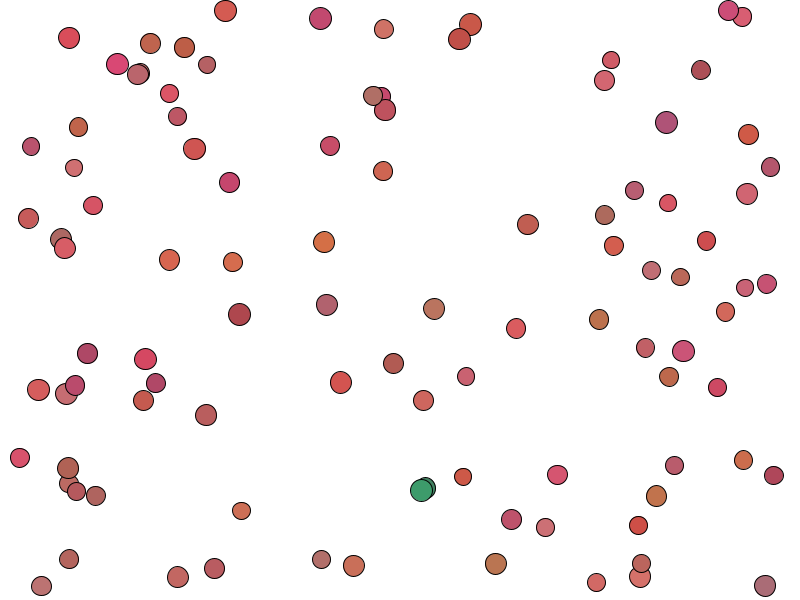
Frame 1 (no input)
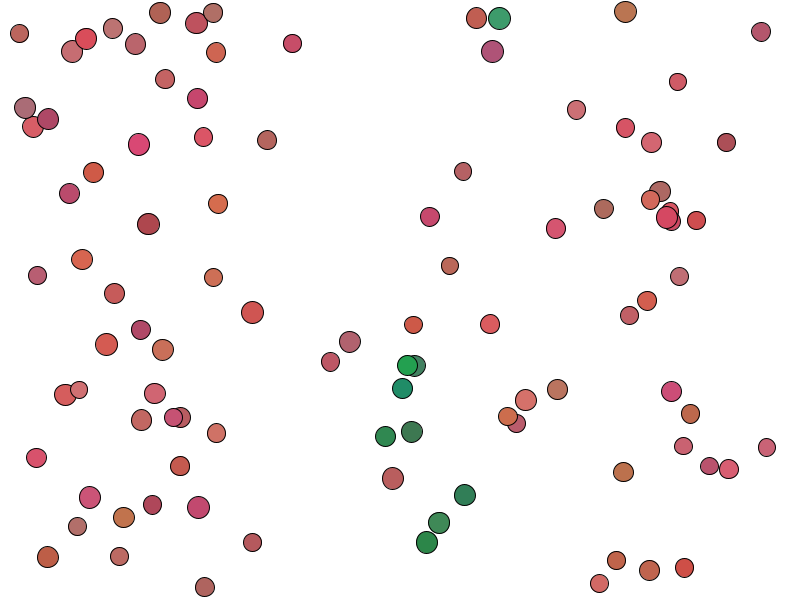
Frame 60 (the mouse pressed at the canvas centre just before this capture)
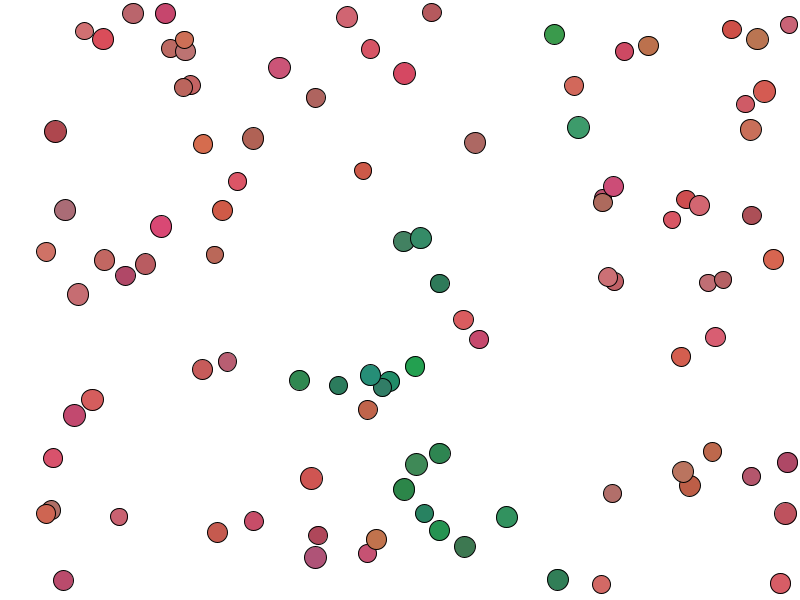
Frame 120 (the mouse held since frame 60 and released just before this capture)

The Processing sketch that drew these frames (run headless with seeded random() and noise(); from frame 60 on, the mouse is pressed at the canvas centre):

// Processing sketch: HumanVsZombie
// ── HumanVsZombie.pde
ArrayList<Human> people = new ArrayList<Human>();
ArrayList<Human> zombies = new ArrayList<Human>();
Human testHuman;
Zombie testZombie;
int amount = 99;

void setup() {
   size(800, 600);
   for (int i = 0; i < amount; ++i) {
        people.add(new Human());
   }
   zombies.add(new Zombie());

   // testHuman = new Human();
   // testZombie = new Zombie();
}

void draw() {
    background(255);
    zombieBite();
    update();
   // testHuman.update();
   // testHuman.draw();
   // testZombie.update();
   // testZombie.draw();
}

void update() {
    for(int i = 0; i < people.size(); i++) {
        people.get(i).update();
        people.get(i).draw();
    }
    for(int i = 0; i < zombies.size(); i++){
        zombies.get(i).update();
        zombies.get(i).draw();
    }
}

void zombieBite() {
    for (int i = 0; i < people.size(); i++) {
        for (int j = 0; j < zombies.size(); j++) {
            if (collision(people.get(i).position, people.get(i).size, zombies.get(j).position, zombies.get(j).size)){
                zombies.add(new Zombie(people.get(i).position, people.get(i).velocity, people.get(i).direction, people.get(i).size));
                people.remove(i);
                return; 
                //Will cause the program to "miss" if there are 2 people being bit by zombies at the same time, but those will most likely be "hit" the next frame instead.
            } 
        }
    }
}

boolean collision(PVector v1, float size1, PVector v2, float size2) {
    float maxDistance = (size1 + size2)/2;
    if (abs(v1.x - v2.x) > maxDistance || abs(v1.y - v2.y) > maxDistance){
        return false;
    }  
    return dist(v1.x, v1.y, v2.x, v2.y) < maxDistance;
}
// ── Human.pde
class Human {
    boolean alive = true;
    PVector position;
    float velocity;
    float direction;
    float size;
    float rColor;
    float bColor;
    float gColor;

    Human() {
        size = random(17, 22);
        position = new PVector(random(size/2, width), random(size/2, height));
        velocity = random(10) - 5;
        direction = random(0, PI/2);
        rColor = random(170, 220);
        gColor = random(70, 120);
        bColor = random(70, 120);

    }

    Human(float x, float y, float size) {
        position = new PVector(x, y); 
        this.size = size;
        velocity = random(10) - 5;
        direction = random(0, PI/2);
    }

    void update() {
        position.x += velocity * cos(direction);
        position.y += velocity * sin(direction);

        if (position.x > width - size/2){
            position.x = 0 + size/2;
        } else if (position.x < 0 + size/2) {
            position.x = width - size/2;
        } else if (position.y > height - size/2) {
            position.y = 0 + size/2;
        } else if (position.y < 0 + size/2) {
            position.y = height - size/2;
        }
    }

    void draw() {
        fill(rColor, gColor, bColor);
        ellipse(position.x, position.y, size, size);
    }

}
// ── Zombie.pde
public class Zombie extends Human {

	public Zombie () {
		size = random(17, 22);
		super.alive = false;
		super.rColor = random(30, 70);
        super.gColor = random(120, 170);
        super.bColor = random(70, 120);
	}

	public Zombie (PVector position, float velocity, float direction, float size) {
		super.position = position;
		super.velocity = velocity/2;
		super.direction = direction;
		super.size = size;
		super.alive = false;
		super.rColor = random(30, 70);
        super.gColor = random(120, 170);
        super.bColor = random(70, 120);
	}

	void draw() {
        fill(rColor, gColor, bColor);
        ellipse(position.x, position.y, size, size);
    }

}
